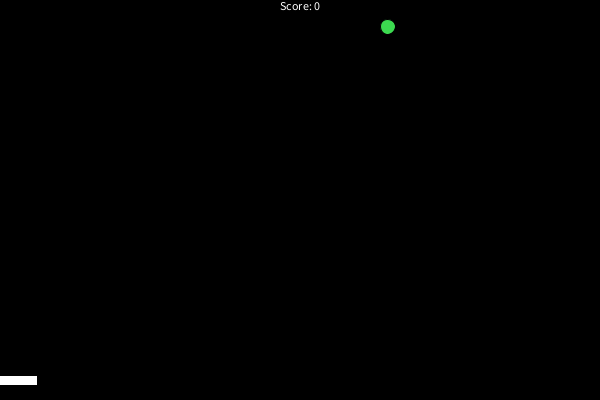
Frame 1 (no input)
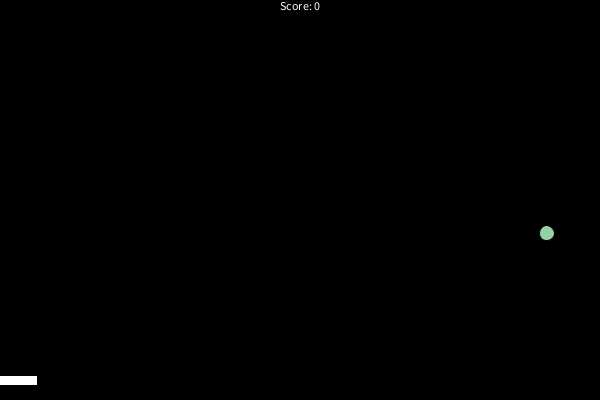
Frame 60 (the mouse pressed at the canvas centre just before this capture)
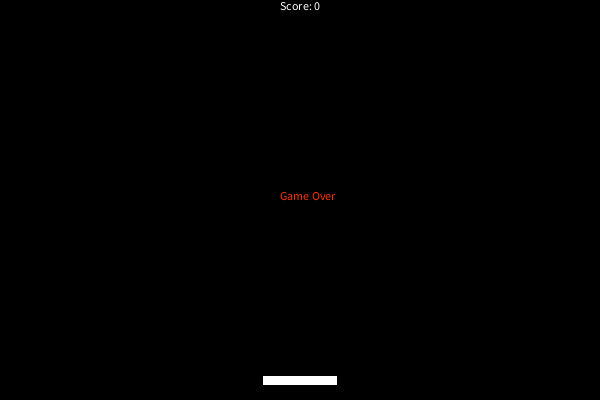
Frame 120 (the mouse held since frame 60 and released just before this capture)

The Processing sketch that drew these frames (run headless with seeded random() and noise(); from frame 60 on, the mouse is pressed at the canvas centre):

// Processing sketch: Bouncer_java
// ── Bouncer_java.pde
class Bouncer{
  float y;
  float size;
  float x;
  Bouncer(){
    y = 375;
    size = 75;
  }
  
  void hit(){
    fill(255);
    rect(x - 37.5, y, size, 10);
    x = mouseX;
  }
}

// ── Ball_java.pde
class Ball {
  float x;
  float y;
  float size;
  float velX;
  float velY;

  Ball() {
    x = random(1, 599);
    y = random(1, 100);
    velX = random(-5, 5);
    velY = 3.5;
    size = 15;
  }
  public void bounce() {

    fill(random(0, 255), random(0, 255), random(0, 255));
    ellipse(x, y, size, size);
    //
    x+= velX;
    y+= velY;
    //velX += 0.5;
    //velY += 0.5;
    if (x >= 599) {
      velX *= -1;
      velX += 0.1;
    }
    if (x <= 1) {

      velX *= -1;
      velX += 0.1;
    }
    if (y <= 0) {
      velY *= -1;
    }
  }
}

// ── run.pde
Bouncer player;
Ball[] hm;
int num = 1;
int score = 0;
int s = 0;
void settings() {
  size(600, 400);
}
void setup() {
  player = new Bouncer();
  hm = new Ball[num];
  for (int i = 0; i < num; i++) {
    hm[i] = new Ball();
  }
}

void draw() {
  background(0);
  player.hit();
  //for (int f = 0; f < num -1; f++) {
  //  hm[f].x = 10500;
  //  hm[f].y = -10500;
  //}

  for (int i = 0; i < num; i++) {

    hm[i].bounce();
    if ((hm[i].y >= player.y && hm[i].y <= player.y + 10) && (hm[i].x >= player.x - 37.5 && hm[i].x <= player.x + 45)) {
      hm[i].velY += 0.1;
      hm[i].velX += 0.1;
      if (hm[i].velY == 4 && hm[i].velX == 4) {
        hm[i].velY = 4.1;
        hm[i].velX = 4.1;
      }
      hm[i].velY *= -1;
      score += 1;
    }
    if (mousePressed && (hm[i].y >= player.y && hm[i].y <= player.y + 10) && (hm[i].x >= player.x - 37.5 && hm[i].x <= player.x + 45)) {
      hm[i].velX *= -1;
      hm[i].velY *= -1;
      hm[i].velX += 1;
      hm[i].velY += 1;
      hm[i].velX *= -1;
      hm[i].velY *= -1;
      score += 1;
    }
    if (hm[i].y > 425) {
      fill(250, 50, 0);
      text("Game Over", 280, 200);
      fill(255);
      text("Score: " + score, 280, 10);
      break;
    }
    fill(255);
    text("Score: " + score, 280, 10);
  }
}
